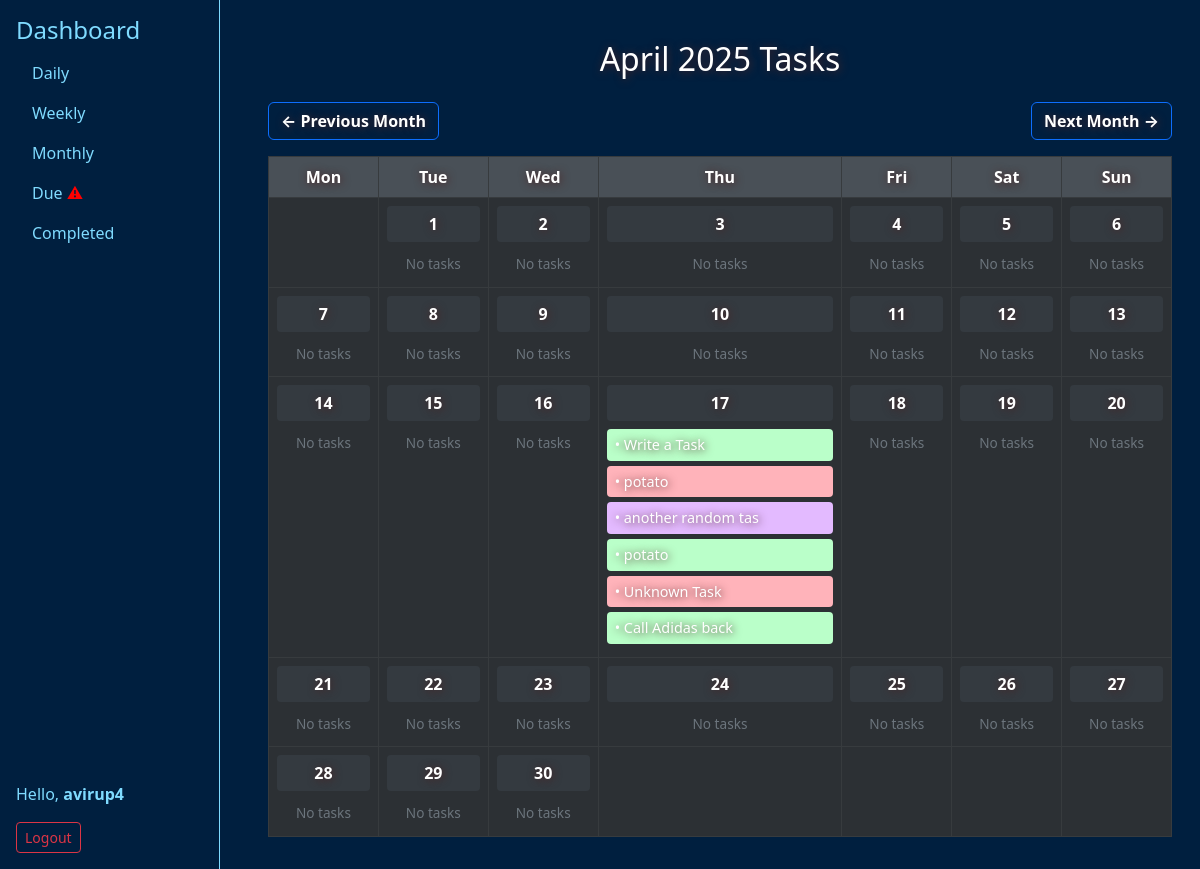
/monthly/ (signed in), run on the app's committed database.
### tasks/models.py (models this page shows, shortened)
class Task(models.Model):
    title = models.CharField(max_length=255)
    description = models.TextField(blank=True)
    due_date = models.DateTimeField()
    color = models.CharField(max_length=7, default="#ffffff")
    completed = models.BooleanField(default=False)
    users = models.ManyToManyField(User)

### tasks/views.py (the view)
# urls.py: path('monthly/', views.monthly_tasks, name='monthly_tasks'),
@login_required
def monthly_tasks(request):
    today = timezone.localtime(timezone.now()).date()
    year = int(request.GET.get('year', today.year))
    month = int(request.GET.get('month', today.month))
    cal = calendar.Calendar()
    month_calendar = cal.monthdayscalendar(year, month)
    tasks = Task.objects.filter(
        users=request.user,
        due_date__year=year,
        due_date__month=month,
        completed=False
    ).order_by('due_date')
    tasks_by_day = {}
    for task in tasks:
        tasks_by_day.setdefault(task.due_date.day, []).append(task)
    if month == 1:
        prev_year = year - 1
        prev_month = 12
    else:
        prev_year = year
        prev_month = month - 1
    if month == 12:
        next_year = year + 1
        next_month = 1
    else:
        next_year = year
        next_month = month + 1
    context = {
        'month_calendar': month_calendar,
        'tasks_by_day': tasks_by_day,
        'year': year,
        'month': month,
        'month_name': calendar.month_name[month],
        'prev_year': prev_year,
        'prev_month': prev_month,
        'next_year': next_year,
        'next_month': next_month,
    }
    return render(request, 'monthly_tasks.html', context)

### tasks/templatetags/dict_extras.py (called while the page is built)
@register.filter
def get_item(dictionary, key):
    return dictionary.get(key)

### tasks/views.py (called while the page is built)
def due_task_alert(request):
    if request.user.is_authenticated:
        now = timezone.localtime(timezone.now())
        due_tasks = Task.objects.filter(users=request.user, due_date__lt=now, completed=False)
        return {'has_due_tasks': due_tasks.exists()}
    return {}

### tasks/templates/monthly_tasks.html (shortened to what this page needs)
{% extends 'base.html' %}
{% load dict_extras %}
{% block content %}
<div class="container mt-4">
  <h2 class="text-center mb-4 shadow-text text-white">{{ month_name }} {{ year }} Tasks</h2>
  <div class="d-flex justify-content-between mb-3">
    <a href="?year={{ prev_year }}&month={{ prev_month }}"
       class="btn btn-outline-primary nav-btn shadow-text text-white">&larr; Previous Month</a>
    <a href="?year={{ next_year }}&month={{ next_month }}"
       class="btn btn-outline-primary nav-btn shadow-text text-white">Next Month &rarr;</a>
  </div>
  <table class="table table-bordered table-dark">
    <thead>
      <tr class="text-center">
        <th class="cell-heading shadow-text">Mon</th>
        <th class="cell-heading shadow-text">Tue</th>
        <th class="cell-heading shadow-text">Wed</th>
        <th class="cell-heading shadow-text">Thu</th>
        <th class="cell-heading shadow-text">Fri</th>
        <th class="cell-heading shadow-text">Sat</th>
        <th class="cell-heading shadow-text">Sun</th>
      </tr>
    </thead>
    <tbody>
      {% for week in month_calendar %}
        <tr>
          {% for day in week %}
            <td style="vertical-align: top; min-height: 100px; word-wrap: break-word;">
              {% if day %}
                <div class="day-box mb-2">
                  <strong class="shadow-text day-number">{{ day }}</strong>
                </div>
                {% with tasks=tasks_by_day|get_item:day %}
                  {% if tasks %}
                    <ul class="list-unstyled mb-0">
                      {% for task in tasks %}
                        <li class="task-item shadow-text"
                            style="background-color: {{ task.color }};">
                          &#8226; {{ task.title }}
                        </li>
                      {% endfor %}
                    </ul>
                  {% else %}
                    <div class="no-task-text small">No tasks</div>
                  {% endif %}
                {% endwith %}
              {% endif %}
            </td>
          {% endfor %}
        </tr>
      {% endfor %}
    </tbody>
  </table>
</div>
{% endblock %}

### tasks/templates/base.html (shortened to what this page needs)
<!DOCTYPE html>
<html lang="en">
<head>
  <link rel="stylesheet" href="https://cdn.jsdelivr.net/npm/bootstrap@5.3.0/dist/css/bootstrap.min.css">
</head>
<body>
  <div class="sidebar">
    <div class="nav-section">
      <h4>Dashboard</h4>
      <ul class="nav flex-column">
        <li class="nav-item"><a class="nav-link" href="{% url 'daily_tasks' %}">Daily</a></li>
        <li class="nav-item"><a class="nav-link" href="{% url 'weekly_tasks' %}">Weekly</a></li>
        <li class="nav-item"><a class="nav-link" href="{% url 'monthly_tasks' %}">Monthly</a></li>
        <li class="nav-item"><a  class="nav-link" href="{% url 'due_tasks' %}">Due{% if has_due_tasks %}
          <span style="color: red;">&#9888;</span>
        {% endif %}</a></li>
        <li class="nav-item"><a class="nav-link" href="{% url 'completed_tasks' %}">Completed</a></li>
      </ul>
    </div>
    <div class="user-info">
      {% if user.is_authenticated %}
        <p>Hello, <strong>{{ user.username }}</strong></p>
        <form method="post" action="{% url 'logout' %}">
          <button type="submit" class="btn btn-outline-danger btn-sm">Logout</button>
        </form>
      {% else %}
        <a href="{% url 'login' %}" class="btn btn-outline-primary btn-sm">Login</a>
      {% endif %}
    </div>
  </div>
  <div class="content">
    {% block content %}{% endblock %}
  </div>
</body>
</html>

### tasks/templates/base.html (style rules this page uses)
html, body { margin: 0; padding: 0; height: 100%; background-color: #001f3f; }
.sidebar { position: fixed; top: 0; left: 0; bottom: 0; width: 220px; background-color: #001f3f; padding: 1rem; border-right: 1px solid #7FDBFF; display: flex; flex-direction: column; justify-content: space-between; box-sizing: border-box; }
.sidebar, .sidebar h4, .sidebar p, .sidebar a, .sidebar li { color: #7FDBFF !important; }
.sidebar a { text-decoration: none; }
.content { margin-left: 240px; padding: 1rem; background-color: #001f3f; color: white; min-height: 100vh; box-sizing: border-box; }

### tasks/templates/monthly_tasks.html (style rules this page uses)
.shadow-text { color: #fff !important; text-shadow: 1px 1px 8px rgb(75, 35, 35); }
.nav-btn { font-weight: bold; }
.nav-btn.text-white { color: white !important; }
.day-box { background-color: #343a40; padding: 6px; text-align: center; border-radius: 4px; }
.day-number { font-size: 1rem; }
.task-item { padding: 5px 8px; margin-bottom: 5px; border-radius: 4px; font-size: 0.9rem; }
.no-task-text { font-size: 0.85rem; text-align: center; padding: 4px; color: #6c757d; }
.table th, .table td { vertical-align: top; padding: 8px; }
.table-dark th { background-color: #495057; }
.table-dark td { background-color: #2c3034; }

### data on the page
Task: title "Write a Task"
Task: title "potato"
Task: title "another random tas"
Task: title "potato"
Task: title "Unknown Task"
Task: title "Call Adidas back"

### other printed values
{{ user.username }} "avirup4"
{{ month_name }} "April"
{{ year }} "2025"
{{ day }} "1" "2" "3" "4" "5" "6" "7" "8" "9" "10" "11" "12" "13" "14" "15" "16" "17" "18" "19" "20" "21" "22" "23" "24" "25" "26" "27" "28" "29" "30"
